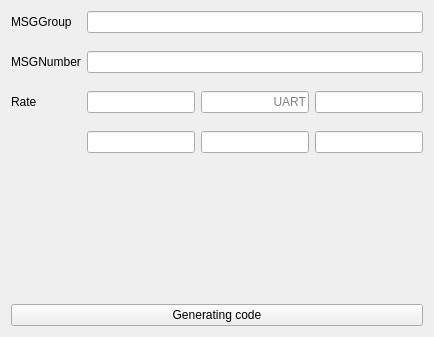
      <widget class="QWidget" name="page_15">
       <layout class="QGridLayout" name="gridLayout_11">
        <property name="verticalSpacing">
         <number>18</number>
        </property>
        <item row="0" column="0">
         <widget class="QLabel" name="label_26">
          <property name="text">
           <string>MSGGroup</string>
          </property>
         </widget>
        </item>
        <item row="0" column="1" colspan="3">
         <widget class="QLineEdit" name="lineEdit_msgGroup_rate">
          <property name="alignment">
           <set>Qt::AlignRight|Qt::AlignTrailing|Qt::AlignVCenter</set>
          </property>
         </widget>
        </item>
        <item row="1" column="0">
         <widget class="QLabel" name="label_25">
          <property name="text">
           <string>MSGNumber</string>
          </property>
         </widget>
        </item>
        <item row="1" column="1" colspan="3">
         <widget class="QLineEdit" name="lineEdit_msgNumber_rate">
          <property name="alignment">
           <set>Qt::AlignRight|Qt::AlignTrailing|Qt::AlignVCenter</set>
          </property>
         </widget>
        </item>
        <item row="2" column="0">
         <widget class="QLabel" name="label_27">
          <property name="text">
           <string>Rate</string>
          </property>
         </widget>
        </item>
        <item row="2" column="1">
         <widget class="QLineEdit" name="lineEdit">
          <property name="alignment">
           <set>Qt::AlignRight|Qt::AlignTrailing|Qt::AlignVCenter</set>
          </property>
         </widget>
        </item>
        <item row="2" column="2">
         <widget class="QLineEdit" name="lineEdit_rate_uart">
          <property name="alignment">
           <set>Qt::AlignRight|Qt::AlignTrailing|Qt::AlignVCenter</set>
          </property>
          <property name="placeholderText">
           <string>UART</string>
          </property>
         </widget>
        </item>
        <item row="2" column="3">
         <widget class="QLineEdit" name="lineEdit_3">
          <property name="alignment">
           <set>Qt::AlignRight|Qt::AlignTrailing|Qt::AlignVCenter</set>
          </property>
         </widget>
        </item>
        <item row="3" column="1">
         <widget class="QLineEdit" name="lineEdit_4">
          <property name="alignment">
           <set>Qt::AlignRight|Qt::AlignTrailing|Qt::AlignVCenter</set>
          </property>
         </widget>
        </item>
        <item row="3" column="2">
         <widget class="QLineEdit" name="lineEdit_6">
          <property name="alignment">
           <set>Qt::AlignRight|Qt::AlignTrailing|Qt::AlignVCenter</set>
          </property>
         </widget>
        </item>
        <item row="3" column="3">
         <widget class="QLineEdit" name="lineEdit_5">
          <property name="alignment">
           <set>Qt::AlignRight|Qt::AlignTrailing|Qt::AlignVCenter</set>
          </property>
         </widget>
        </item>
        <item row="4" column="2">
         <spacer name="verticalSpacer_10">
          <property name="orientation">
           <enum>Qt::Vertical</enum>
          </property>
          <property name="sizeHint" stdset="0">
           <size>
            <width>20</width>
            <height>133</height>
           </size>
          </property>
         </spacer>
        </item>
        <item row="5" column="0" colspan="4">
         <widget class="QPushButton" name="pushButton_GC15">
          <property name="layoutDirection">
           <enum>Qt::LeftToRight</enum>
          </property>
          <property name="text">
           <string>Generating code</string>
          </property>
         </widget>
        </item>
       </layout>
      </widget>
